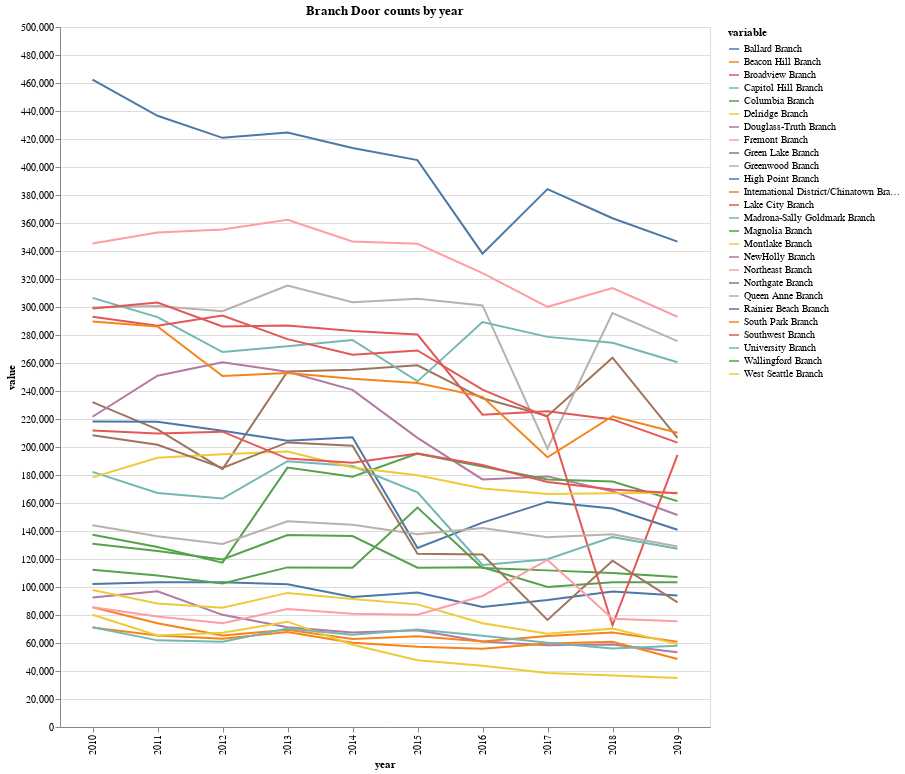

The code cell stored with this chart in its notebook:
### Code cell
# branch_traffic2

### Figure 1 — Vega-Lite specification as saved in the notebook (floating-point values rounded to 4 significant figures; data arrays with more than 128 entries replaced by an {"elided": "..."} marker saying what was removed)
{"config": {"view": {"continuousWidth": 400, "continuousHeight": 300}}, "data": {"name": "data-ae63e2c5feeb37f957b24d8e21013b2a"}, "mark": "line", "encoding": {"color": {"type": "nominal", "field": "variable"}, "tooltip": [{"type": "nominal", "field": "variable", "title": "Branch: "}], "x": {"type": "nominal", "field": "year"}, "y": {"type": "quantitative", "field": "value"}}, "height": 700, "title": "Branch Door counts by year", "width": 650, "$schema": "https://vega.github.io/schema/vega-lite/v4.8.1.json", "datasets": {"data-ae63e2c5feeb37f957b24d8e21013b2a": {"elided": "260 records"}}}
